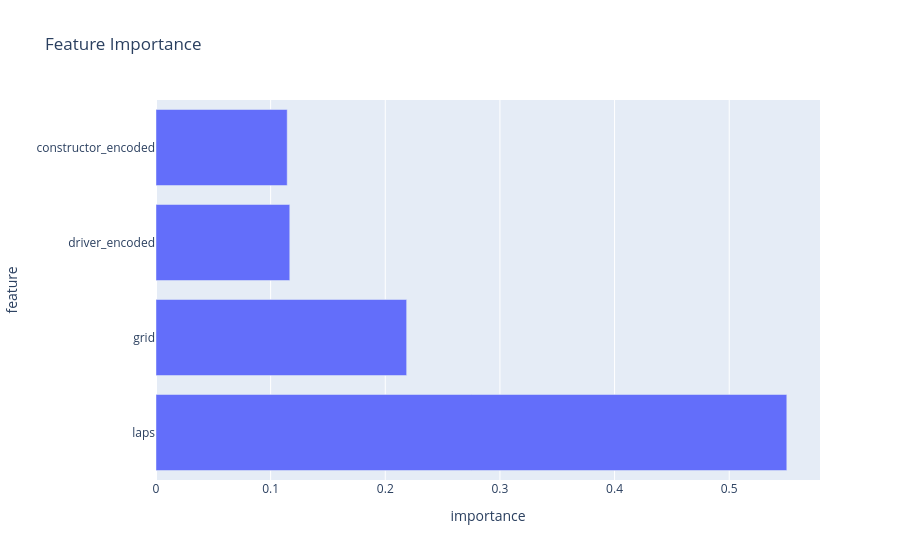

Notebook code cell kept with this figure:
### Code cell
# Feature importance
feature_importance = pd.DataFrame({
    'feature': features,
    'importance': rf_model.feature_importances_
}).sort_values('importance', ascending=False)

fig = px.bar(feature_importance, x='importance', y='feature', orientation='h', title='Feature Importance')
fig.write_image('../viz/feature_importance.png')
fig.show()

### Figure 1 — Plotly figure (JSON) as saved in the notebook; plotly's stock layout.template omitted (floating-point values rounded to 4 significant figures)
{"data": [{"hovertemplate": "importance=%{x}<br>feature=%{y}<extra></extra>", "legendgroup": "", "marker": {"color": "#636efa", "pattern": {"shape": ""}}, "name": "", "orientation": "h", "showlegend": false, "textposition": "auto", "type": "bar", "x": [0.5502, 0.2186, 0.1167, 0.1144], "xaxis": "x", "y": ["laps", "grid", "driver_encoded", "constructor_encoded"], "yaxis": "y"}], "layout": {"barmode": "relative", "legend": {"tracegroupgap": 0}, "title": {"text": "Feature Importance"}, "xaxis": {"anchor": "y", "domain": [0, 1], "title": {"text": "importance"}}, "yaxis": {"anchor": "x", "domain": [0, 1], "title": {"text": "feature"}}}}
